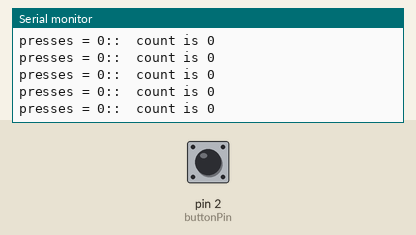
Bench run of a sketch on a simulated Arduino Uno, built with avr-gcc and run on an emulated ATmega328P. On the bench: the last lines printed to the serial monitor. The test bench sets the inputs (shaded band); at power-on: pin 2 (buttonPin) LOW.

Above: at 1.2 s.
1.3 s: pin 2 (buttonPin) pulled HIGH for 0.15 s
At 2.0 s:
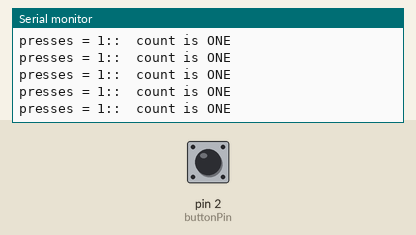
3.2 s: pin 2 (buttonPin) pulled HIGH for 1 s
At 4.0 s:
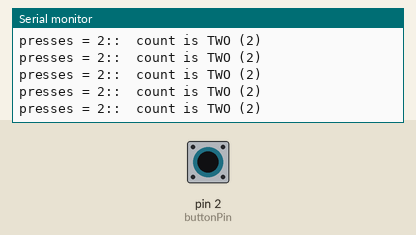
5.7 s: pin 2 (buttonPin) pulled HIGH for 0.15 s
At 6.2 s:
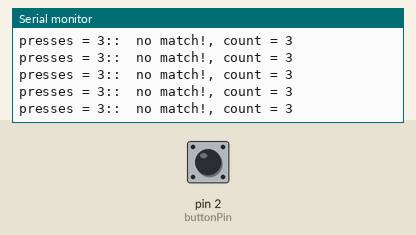
7.6 s: pin 2 (buttonPin) pulled HIGH for 1 s
At 8.5 s:
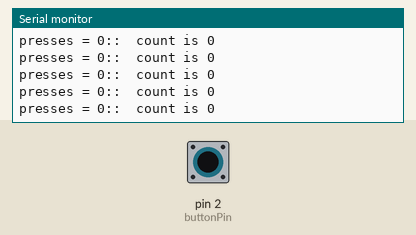
11.6 s: pin 2 (buttonPin) pulled HIGH for 3.2 s
At 12.7 s:
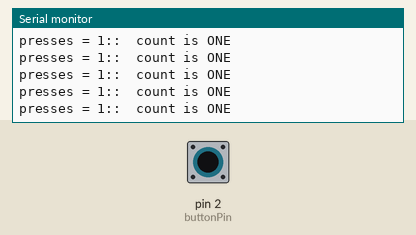
17.8 s: pin 2 (buttonPin) pulled HIGH for 0.15 s
At 18.8 s:
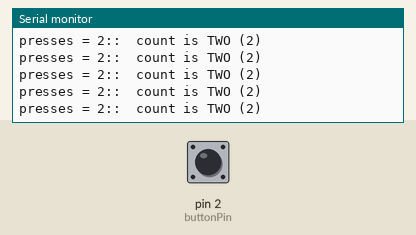

Measured:
- after the input at 1.3 s, the serial monitor: prints a new line after 0.08 s (image 1)
- after the input at 3.2 s, the serial monitor: prints a new line after 0.07 s (image 2)
- after the input at 5.7 s, the serial monitor: prints a new line after 0.07 s (image 3)
- after the input at 7.6 s, the serial monitor: prints a new line after 0.08 s (image 4)
- after the input at 11.6 s, the serial monitor: prints a new line after 0.09 s (image 5)
- after the input at 17.8 s, the serial monitor: prints a new line after 0.09 s (image 6)

The sketch:

W08_03_switchWithButton.ino
```cpp
 // switch case with a button
 // // https://docs.arduino.cc/language-reference/en/structure/control-structure/switchCase/


// variables and constant for the switch LABELS
const int ONE = 1;
const int TWO = 2;  // const says TWO will ALWAYS be 2, not needed but you will see it in online examples

// bunch of variables for a button
int buttonPin = 2; // where is it?
int buttonState = 0; // current state PRESSED or NOT
int lastButtonState=0;  // we will edge detect (W04)
int buttonCount = 0; // now many presses?


// some comparators
boolean PRESSED = 1;
boolean NOT_PRESSED = 0;

int STATE = 0;


void setup() {
  // put your setup code here, to run once:
  pinMode(buttonPin, INPUT);
  Serial.begin(9600); // check your baud
}

void loop() {
  // put your main code here, to run repeatedly:

  // 1) *****   read sensors -- get new data  *****
    buttonState = digitalRead(buttonPin);


  // 2) *****   integrate sensor data if needed   *****
    // find edges -- we will increment count on raising edge
    if ( (buttonState == PRESSED) && (lastButtonState == NOT_PRESSED) ) {
      buttonCount = buttonCount + 1; // buttonCount ++; // would also work
    }

  // 3) *****   determine the CURRENT_STATE   *****
    // in this simple example this is a bit excessive
    // you may/will need to do more work here
    STATE = buttonCount;

  // debug
  Serial.print("presses = ");
  Serial.print(STATE);
  Serial.print("::\t"); // tab

  // 4) *****   choose behaviour -- display or present STATE   *****
  switch (STATE)  {
            case 0:  // an int
              Serial.println("count is 0");
              // other stuff
              break;
            case ONE:  // ONE is a variable of type int
              Serial.println("count is ONE");
              // other stuff
              break;
            case TWO:  // TWO is a constant (#define creates an int)
              displayStateTwo();  // fxn call
              break;
            default:  // none of the above
              Serial.print("no match!, count = ");
              Serial.println(STATE); // could use buttonCount
              break;
          } // end switch


  // 5) *****   write in diary for edges and thresholds, advance counters etc - W04   *****
  if (buttonCount >= 4) buttonCount = 0;
  lastButtonState = buttonState;

}

void displayStateTwo(){
  // other stuff
  Serial.println("count is TWO (2)");
}
```
